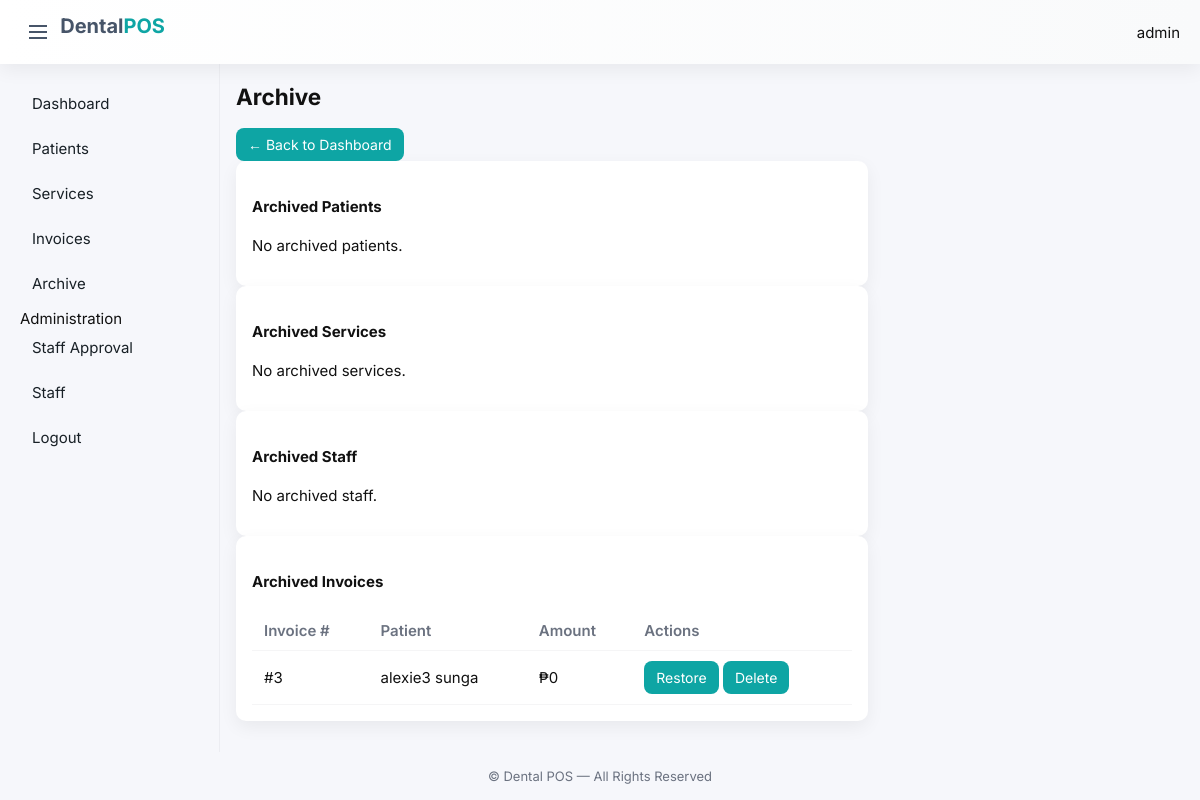
The app's page /clinic/archive/ (signed in), older data.
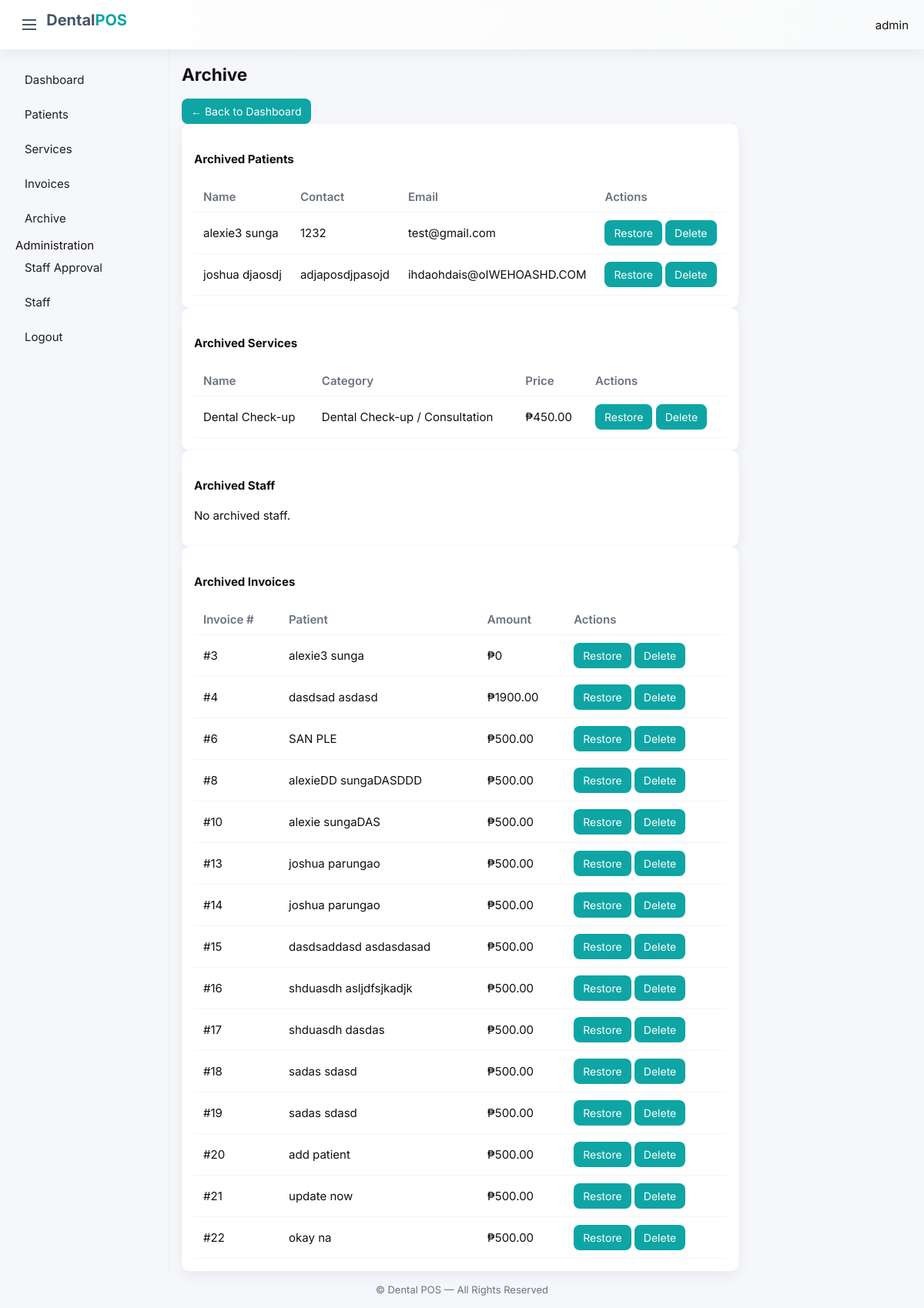
The same page, newer data.
### clinic/models.py (models this page shows, shortened)
class Invoice(models.Model):
    patient = models.ForeignKey(Patient, on_delete=models.SET_NULL, null=True, blank=True, related_name="invoices")
    date_created = models.DateTimeField(auto_now_add=True)
    is_paid = models.BooleanField(default=False)
    created_by = models.ForeignKey(User, null=True, blank=True, on_delete=models.SET_NULL, related_name='created_invoices')
    is_archived = models.BooleanField(default=False)
    def total_amount(self):
        return sum(item.total_price() for item in self.items.all())

class Patient(models.Model):
    first_name = models.CharField(max_length=100, blank=True, null=True)
    last_name = models.CharField(max_length=100, blank=True, null=True)
    contact_number = models.CharField(max_length=15, blank=True, null=True)
    email = models.EmailField(blank=True, null=True)
    address = models.TextField(blank=True, null=True)
    created_by = models.ForeignKey(User, null=True, blank=True, on_delete=models.SET_NULL, related_name='created_patients')
    created_at = models.DateTimeField(default=timezone.now)
    is_archived = models.BooleanField(default=False)
    def __str__(self):
        return f"{self.first_name} {self.last_name}"

class Service(models.Model):
    DENTAL_CATEGORIES = [
        ("CHECKUP", "Dental Check-up / Consultation"),
        ("CLEANING", "Oral Prophylaxis / Cleaning"),
        ("FLUORIDE", "Fluoride Treatment"),
        ("SEALANTS", "Sealants"),
        ("FILLING", "Tooth Filling / Restoration"),
        ("CROWN", "Crown and Bridge"),
        ("VENEERS", "Veneers"),
        ("ROOTCANAL", "Root Canal Treatment"),
        ("EXTRACTION", "Tooth Extraction"),
        ("SURGICAL_EXTRACTION", "Surgical Extraction"),
        ("WISDOM_TOOTH", "Wisdom Tooth Removal"),
        ("BRACES_METAL", "Braces - Metal"),
        ("BRACES_CERAMIC", "Braces - Ceramic"),
        ("CLEAR_ALIGNERS", "Clear Aligners / Invisalign"),
        ("DENTURES_PARTIAL", "Partial Dentures"),
        ("DENTURES_FULL", "Full Dentures"),
        ("IMPLANT", "Dental Implants"),
        ("SCALING_ROOTPLANING", "Scaling and Root Planing"),
        ("GUM_SURGERY", "Gum Surgery"),
        ("TEETH_WHITENING", "Teeth Whitening"),
        ("SMILE_MAKEOVER", "Smile Makeover"),
        ("DENTAL_XRAY", "Dental X-ray"),
        ("PANORAMIC_XRAY", "Panoramic X-ray"),
        ("PEDIATRIC_CHECKUP", "Child Check-up"),
        ("PEDIATRIC_FLUORIDE", "Fluoride for Kids"),
        ("PULPOTOMY", "Pulpotomy / Pediatric Filling"),
        ("MEDICAL_CERTIFICATE", "Medical Certificate"),
    ]
    DEFAULT_PRICES = {
        "CHECKUP": 500, "CLEANING": 800, "FLUORIDE": 600, "SEALANTS": 1000,
        "FILLING": 1200, "CROWN": 8000, "VENEERS": 12000, "ROOTCANAL": 5000,
        "EXTRACTION": 1500, "SURGICAL_EXTRACTION": 3000, "WISDOM_TOOTH": 3500,
        "BRACES_METAL": 25000, "BRACES_CERAMIC": 40000, "CLEAR_ALIGNERS": 80000,
        "DENTURES_PARTIAL": 15000, "DENTURES_FULL": 25000, "IMPLANT": 80000,
        "SCALING_ROOTPLANING": 2000, "GUM_SURGERY": 7000, "TEETH_WHITENING": 5000,
        "SMILE_MAKEOVER": 15000, "DENTAL_XRAY": 800, "PANORAMIC_XRAY": 1500,
        "PEDIATRIC_CHECKUP": 400, "PEDIATRIC_FLUORIDE": 500, "PULPOTOMY": 2000,
        "MEDICAL_CERTIFICATE": 300
    }
    category = models.CharField(max_length=50, choices=DENTAL_CATEGORIES, default="CHECKUP")
    name = models.CharField(max_length=150, blank=True, null=True)
    description = models.TextField(blank=True, null=True)
    price = models.DecimalField(max_digits=10, decimal_places=2, blank=True, null=True)
    active = models.BooleanField(default=True)
    is_archived = models.BooleanField(default=False)

class InvoiceItem(models.Model):
    invoice = models.ForeignKey(Invoice, on_delete=models.CASCADE, related_name="items")
    service = models.ForeignKey(Service, on_delete=models.SET_NULL, null=True, blank=True)
    service_name_at_time = models.CharField(max_length=150, blank=True, null=True)
    price_at_time = models.DecimalField(max_digits=10, decimal_places=2, blank=True, null=True)
    quantity = models.PositiveIntegerField(default=1, blank=True, null=True)
    def total_price(self):
        price = self.price_at_time or Decimal('0')
        qty = self.quantity or 0
        try:
            return price * qty
        except Exception:
            return Decimal('0')

### clinic/views.py (the view)
# urls.py: path('archive/', views.archive, name='archive'),
@superuser_required
def archive(request):
    archived_patients = Patient.objects.filter(is_archived=True)
    archived_services = Service.objects.filter(is_archived=True)
    archived_invoices = Invoice.objects.filter(is_archived=True)
    archived_staff = StaffProfile.objects.filter(is_archived=True)
    return render(request, 'clinic/archive.html', {
        'archived_patients': archived_patients,
        'archived_services': archived_services,
        'archived_invoices': archived_invoices,
        'archived_staff': archived_staff,
        'back_url': reverse('clinic:dashboard')
    })

### clinic/views.py (called while the page is built)
def superuser_required(view_func):
    return user_passes_test(lambda u: u.is_authenticated and u.is_superuser, login_url='login')(view_func)

### clinic/templates/clinic/archive.html (shortened to what the changed rows need)
{% extends 'clinic/base.html' %}
{% block content %}
<div class="container py-4">
    <div class="d-flex justify-content-between align-items-center mb-4">
        <h2 class="fw-bold">Archive</h2>
    </div>
    <div class="card shadow-sm mb-4 rounded-4">
        <div class="card-body">
            <h4 class="mb-3 fw-semibold">Archived Patients</h4>
            {% if archived_patients %}
            <div class="table-responsive">
                <table class="table align-middle">
                    <thead class="table-light">
                        <tr>
                            <th>Name</th>
                            <th>Contact</th>
                            <th>Email</th>
                            <th class="text-end">Actions</th>
                        </tr>
                    </thead>
                    <tbody>
                        {% for patient in archived_patients %}
                        <tr>
                            <td>{{ patient.first_name }} {{ patient.last_name }}</td>
                            <td>{{ patient.contact_number }}</td>
                            <td>{{ patient.email }}</td>
                            <td class="text-end">
                                <a href="{% url 'clinic:restore_patient' patient.id %}"
                                   class="btn btn-success btn-sm rounded-pill px-3">
                                    Restore
                                </a>
                                <a href="{% url 'clinic:delete_patient_permanent' patient.id %}"
                                   class="btn btn-danger btn-sm rounded-pill px-3 ms-1"
                                   onclick="return confirm('Are you sure? This will permanently delete the patient.')">
                                    Delete
                                </a>
                            </td>
                        </tr>
                        {% endfor %}
                    </tbody>
                </table>
            </div>
            {% else %}
            <p class="text-muted fst-italic">No archived patients.</p>
            {% endif %}
        </div>
    </div>
    <div class="card shadow-sm mb-4 rounded-4">
        <div class="card-body">
            <h4 class="mb-3 fw-semibold">Archived Services</h4>
            {% if archived_services %}
            <div class="table-responsive">
                <table class="table align-middle">
                    <thead class="table-light">
                        <tr>
                            <th>Name</th>
                            <th>Category</th>
                            <th>Price</th>
                            <th class="text-end">Actions</th>
                        </tr>
                    </thead>
                    <tbody>
                        {% for service in archived_services %}
                        <tr>
                            <td>{{ service.name }}</td>
                            <td>{{ service.get_category_display }}</td>
                            <td>₱{{ service.price }}</td>
                            <td class="text-end">
                                <a href="{% url 'clinic:restore_service' service.id %}"
                                   class="btn btn-success btn-sm rounded-pill px-3">
                                    Restore
                                </a>
                                <a href="{% url 'clinic:delete_service_permanent' service.id %}"
                                   class="btn btn-danger btn-sm rounded-pill px-3 ms-1"
                                   onclick="return confirm('Are you sure? This will permanently delete the service.')">
                                    Delete
                                </a>
                            </td>
                        </tr>
                        {% endfor %}
                    </tbody>
                </table>
            </div>
            {% else %}
            <p class="text-muted fst-italic">No archived services.</p>
            {% endif %}
        </div>
    </div>
    <div class="card shadow-sm rounded-4 mb-5">
        <div class="card-body">
            {% if archived_invoices %}
            <div class="table-responsive">
                <table class="table align-middle">
                    <thead class="table-light">
                        <tr>
                            <th>Invoice #</th>
                            <th>Patient</th>
                            <th>Amount</th>
                            <th class="text-end">Actions</th>
                        </tr>
                    </thead>
                    <tbody>
                        {% for invoice in archived_invoices %}
                        <tr>
                            <td>#{{ invoice.id }}</td>
                            <td>{{ invoice.patient }}</td>
                            <td>₱{{ invoice.total_amount }}</td>
                            <td class="text-end">
                                <a href="{% url 'clinic:restore_invoice' invoice.id %}"
                                   class="btn btn-success btn-sm rounded-pill px-3">
                                    Restore
                                </a>
                                <a href="{% url 'clinic:delete_invoice_permanent' invoice.id %}"
                                   class="btn btn-danger btn-sm rounded-pill px-3 ms-1"
                                   onclick="return confirm('Are you sure? This will permanently delete the invoice.')">
                                    Delete
                                </a>
                            </td>
                        </tr>
                        {% endfor %}
                    </tbody>
                </table>
            </div>
            {% else %}
            <p class="text-muted fst-italic">No archived invoices.</p>
            {% endif %}
        </div>
    </div>
</div>
{% endblock %}

Row changes from the older to the newer data that the page shows:
now on this page (row edited): Patient: first_name "alexie3", last_name "sunga", contact_number "1232", email "test@gmail.com"
added Patient: first_name "joshua", last_name "djaosdj", contact_number "adjaposdjpasojd", email "ihdaohdais@oIWEHOASHD.COM"
now on this page (row edited): Service: name "Dental Check-up", category "Dental Check-up / Consultation", price "450.00"
now on this page (row edited): Invoice: id "4", patient "dasdsad asdasd", total_amount "1900.00"
now on this page (row edited): Invoice: id "6", patient "SAN PLE", total_amount "500.00"
now on this page (row edited): Invoice: id "8", patient "alexieDD sungaDASDDD", total_amount "500.00"
now on this page (row edited): Invoice: id "10", patient "alexie sungaDAS", total_amount "500.00"
now on this page (row edited): Invoice: id "13", patient "joshua parungao", total_amount "500.00"
now on this page (row edited): Invoice: id "14", patient "joshua parungao", total_amount "500.00"
now on this page (row edited): Invoice: id "15", patient "dasdsaddasd asdasdasad", total_amount "500.00"
now on this page (row edited): Invoice: id "16", patient "shduasdh asljdfsjkadjk", total_amount "500.00"
now on this page (row edited): Invoice: id "17", patient "shduasdh dasdas", total_amount "500.00"
now on this page (row edited): Invoice: id "18", patient "sadas sdasd", total_amount "500.00"
now on this page (row edited): Invoice: id "19", patient "sadas sdasd", total_amount "500.00"
now on this page (row edited): Invoice: id "20", patient "add patient", total_amount "500.00"
now on this page (row edited): Invoice: id "21", patient "update now", total_amount "500.00"
now on this page (row edited): Invoice: id "22", patient "okay na", total_amount "500.00"
Text that changed along with them:
text no longer shown: "No archived patients. No archived services."
text now shown: "Name Contact Email Actions Name Category Price Actions"
